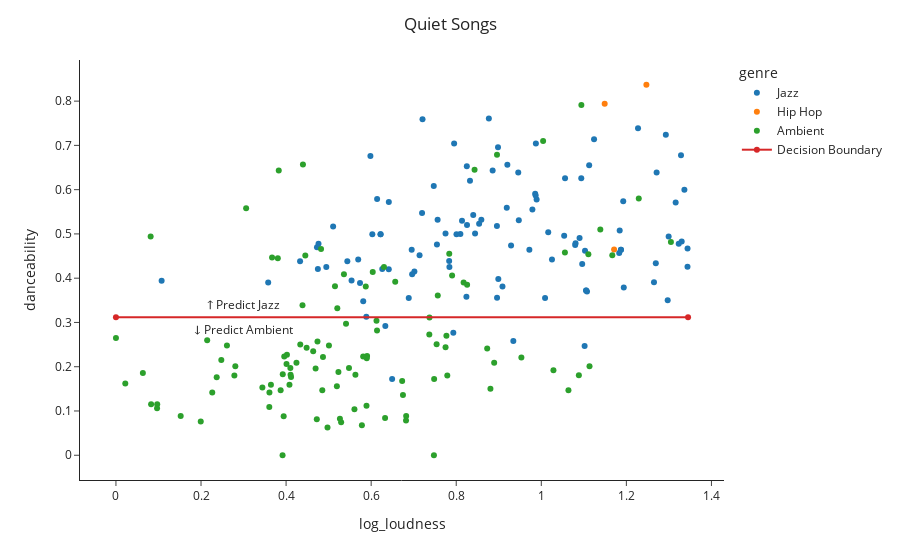

This figure's notebook cell:
### Code cell
quiet_fig = px.scatter(track_df_quiet, x='log_loudness', y='danceability', color='genre',
                       hover_data=['name','artist'], template='simple_white')
quiet_fig.update_layout(title_text='Quiet Songs', title_x=0.5)
#fig.add_vrect(x0=0.9, x1=2)
x1 = [0, loudness_cutoff]
y1 = [dance_cutoff, dance_cutoff]
quiet_fig.add_trace(go.Scatter(name='Decision Boundary', x=x1, y=y1))
quiet_fig.add_annotation(x=0.3, y=dance_cutoff + 0.005,
            text="↑ Predict Jazz",
            showarrow=False,
            yshift=10)
quiet_fig.add_annotation(x=0.3, y=dance_cutoff - 0.05,
            text="↓ Predict Ambient",
            showarrow=False,
            yshift=10)
quiet_fig.show()
